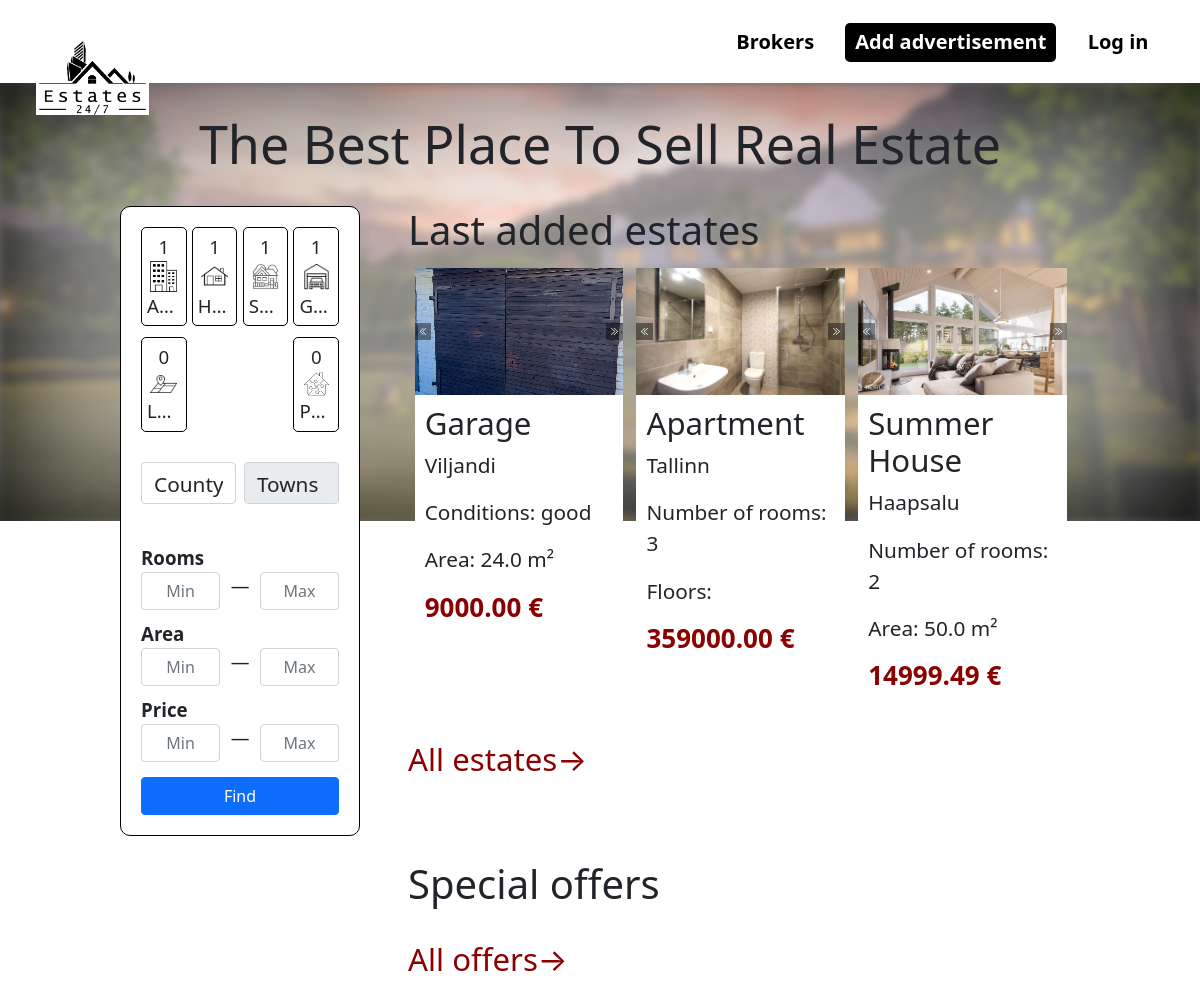
The app's page /, older data.
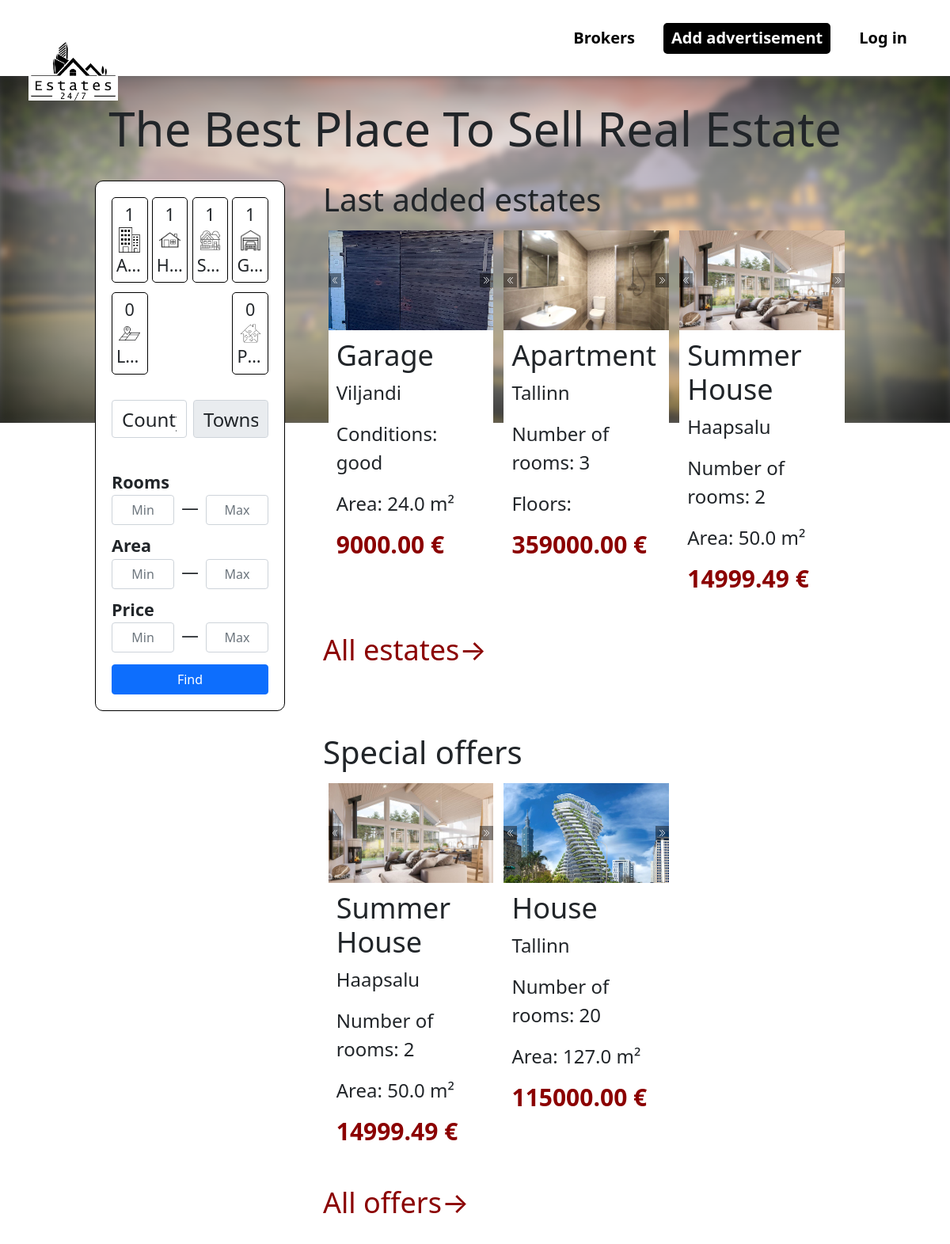
The same page, newer data.
### tables this page shows
CREATE TABLE `object` (
  `id` int(11) NOT NULL,
  `type` enum('House','Apartment','Garage','Part','Land','Summer house') NOT NULL,
  `address` varchar(250) NOT NULL,
  `ownerId` int(11) NOT NULL,
  `cityId` int(11) NOT NULL,
  `roomCount` int(11) DEFAULT NULL,
  `floorCount` int(11) DEFAULT NULL,
  `floor` int(11) DEFAULT NULL,
  `area` decimal(11,1) DEFAULT NULL,
  `territory` decimal(11,1) DEFAULT NULL,
  `conditions` enum('good','need repair','need overhaul') DEFAULT NULL,
  `heatSystem` enum('water','air','electric','gas') DEFAULT NULL,
  `basement` tinyint(1) NOT NULL,
  `description` text DEFAULT NULL,
  `year` int(11) DEFAULT NULL,
  `price` decimal(11,2) DEFAULT 0.00,
  `active` tinyint(1) NOT NULL DEFAULT 1,
  `offer` tinyint(1) DEFAULT 0
);

CREATE TABLE `photo` (
  `id` int(11) NOT NULL,
  `photo` text NOT NULL,
  `houseId` int(11) NOT NULL,
  `description` varchar(500) NOT NULL
);

CREATE TABLE `city` (
  `id` int(11) NOT NULL,
  `name` varchar(300) NOT NULL,
  `countyId` int(11) NOT NULL
);

### controllers/RenderController.php (called while the page is built, shortened)
<?php
class RenderController
{
    public static function start() {
        $data = ModelEstates::getThreeEstates();
        $offers = ModelEstates::getThreeOffers();
        $countiesCities = ModelCountiesCities::getCountiesCities();
        include_once 'view/main.php';
    }
}
?>

### index.php (called while the page is built, shortened)
<?php
    include_once 'inc/database.php';
    include_once 'models/ModelEstates.php';
    include_once 'models/ModelCountiesCities.php';
    include_once 'controllers/RenderController.php';
    include 'routes/route.php';
?>

### inc/database.php (called while the page is built, shortened)
<?php
    class database {
        private $conn;
        private $host;
        private $user;
        private $password;
        private $baseName;
        function __construct() {
            $this->host = 'localhost';
            $this->user = 'root';
            $this->password = '';
            $this->baseName = 'estate';
        }
        function connect() {
            try {
                $this->conn = new PDO(
                        'mysql:host='.$this->host.''.';dbname='.$this->baseName.'',
                        $this->user,
                        $this->password,
                        array(PDO::MYSQL_ATTR_INIT_COMMAND => 'SET NAMES utf8'));
            } catch (Exception $e) {
                die('Connection failed : '.$e->getMessage());
            }
            return $this->conn;
        }
        function disconnect() {
            if ($this->conn) {
                $this->conn = null;
            }
        }
        function getOne($query) {
            try{
                $result = $this->conn->prepare($query);
                $result->execute();
                $result->setFetchMode(PDO::FETCH_ASSOC);
                $response = $result->fetch();
                return $response;
            } catch (Exception $ex) {
                echo "Error:".$ex->getMessage();
            }
        }
        function getAll($query) {
            try{
                $result = $this->conn->prepare($query);
                $result->execute();
                $result->setFetchMode(PDO::FETCH_ASSOC);
                $response = $result->fetchAll();
                return $response;
            } catch (Exception $ex) {
                echo "Error:".$ex->getMessage();
            }
        }
    }
?>

### models/ModelCountiesCities.php (called while the page is built, shortened)
<?php
    class ModelCountiesCities {
       public static function getCountiesCities() {
            $database = new database();
            $county = $database -> getAll("SELECT * FROM county ORDER BY id ASC");
            $city = $database -> getAll("SELECT * FROM city ORDER BY id ASC");
            $typesCount = $database -> getAll("SELECT type, COUNT(type) as typeCount FROM object GROUP BY type ORDER BY id ASC");
            $types = array('Apartment', 'House', 'Summer house', 'Garage', 'Land', 'Part');
            return [$county, $city, $typesCount, $types];
       }
    }
?>

### models/ModelEstates.php (called while the page is built, shortened)
<?php
    class ModelEstates {
        public static function getThreeEstates() {
            $database = new database();
            $photo = $database -> getAll("SELECT * FROM photo ORDER BY id ASC");
            $estates = $database -> getAll("SELECT * FROM object ORDER BY id DESC LIMIT 3");
            for ($i = 0; $i < count($estates); $i++) {
                $cityId = $database -> getOne("SELECT *, city.name as city FROM object
                    INNER JOIN city on object.cityId = city.id AND object.id = ".$estates[$i]['id']);
                $estates[$i]['city'] = $cityId['name'];
                if($estates[$i]['roomCount'] == '') {
                    $estates[$i]['roomCount'] = 1;
                }
                if(isset($_SESSION['userId'])) {
                    $fav = $database->getOne("SELECT * FROM fav
                        WHERE userId = ".$_SESSION['userId']." AND objectId = ".$estates[$i]['id']);
                    if($fav == null) {
                        $estates[$i]['fav'] = 'no';
                    } else {
                        $estates[$i]['fav'] = 'yes';
                    }
                } else {
                    $estates[$i]['fav'] = 'none';
                }
            };
            return [$estates, $photo];
       }
        public static function getThreeOffers() {
            $database = new database();
            $photo = $database -> getAll("SELECT * FROM photo ORDER BY id ASC");
            $estates = $database -> getAll("SELECT * FROM object WHERE offer = 1 ORDER BY id DESC LIMIT 3");
            if($estates == null) return;
            for ($i = 0; $i < count($estates); $i++) {
                $cityId = $database -> getOne("SELECT *, city.name as city FROM object
                    INNER JOIN city on object.cityId = city.id AND object.id = ".$estates[$i]['id']);
                $estates[$i]['city'] = $cityId['name'];
                if(isset($_SESSION['userId'])) {
                    $fav = $database->getOne("SELECT * FROM fav
                        WHERE userId = ".$_SESSION['userId']." AND objectId = ".$estates[$i]['id']);
                    if($fav == null) {
                        $estates[$i]['fav'] = 'no';
                    } else {
                        $estates[$i]['fav'] = 'yes';
                    }
                } else {
                    $estates[$i]['fav'] = 'none';
                }
            };
            return [$estates, $photo];
       }
    }
?>

### view/main.php (the view, shortened to what the changed rows need)
<div class="content">
    <h2>The best place to sell real estate</h2>
    <?php
        require 'templates/aside.php';
    ?>
    <div class="estates">
        <div class="ads">
            <h1>Last added estates</h1>
            <?php
            if (is_iterable($data)) {
                foreach ($data[0] as $estate) {
                    if($estate['fav'] == 'none') {
                        echo "
                            <div class='ad' page='ad?user=".$estate['ownerId']."&ad=".$estate['id']."'>
                        ";
                    } else {
                        echo "
                            <div class='ad' page='ad?user=".$estate['ownerId']."&ad=".$estate['id']."&fav=".$estate['fav']."'>
                        ";
                    }
                    echo "
                        <div class='slider' show='1' scroll='1' time='300'>
                            <ul>";
                                foreach ($data[1] as $photo) {
                                    if($estate['id'] == $photo['houseId']) {
                                        echo "
                                        <li>
                                            <a
                                                href='public/uploads/user_".$estate['ownerId']."/ad_".$estate['id']."/".$photo['photo']."'
                                                data-lightbox='user".$estate['ownerId']."-".count($data[1])."' data-title='".$photo['description']."'
                                            >
                                                <div class='img_slider' style='background-image: url(public/uploads/user_".$estate['ownerId']."/ad_".$estate['id']."/".$photo['photo'].");'></div>
                                            </a>
                                        </li>
                                        ";
                                    }
                                }; echo "
                            </ul>
                        </div>
                        <div class='estate_inf'>
                            <h2>".$estate['type']."</h2>
                            <p>".$estate['city']."</p>";
                            if($estate['type'] == 'House' || $estate['type'] == 'Summer house'
                                || $estate['type'] == 'Apartment' || $estate['type'] == 'Part') {
                                echo "<p>Number of rooms: ".$estate['roomCount']."</p>";
                            } else if($estate['type'] == 'Garage') {
                                echo "<p>Conditions: ".$estate['conditions']."</p>";
                            } else if($estate['type'] == 'Land') {
                                echo "<p>Territory: ".$estate['territory']."</p>";
                            }
                            if($estate['type'] == 'Apartment') {
                                echo "<p>Floors: ".$estate['floorCount']."</p>";
                            } else {
                                echo "<p>Area: ".$estate['area']." m²</p>";
                            }
                            echo "
                            <h3>".$estate['price']." €</h3>
                        </div>
                    </div>
                    ";
                }
            }
            ?>
        </div>
        <div class="ads">
            <h1>Special offers</h1>
            <?php
                if(is_iterable($offers)){
                    foreach ($offers[0] as $estate) {
                        if($estate['fav'] == 'none') {
                            echo "
                                <div class='offer' page='ad?user=".$estate['ownerId']."&ad=".$estate['id']."'>
                            ";
                        } else {
                            echo "
                                <div class='offer' page='ad?user=".$estate['ownerId']."&ad=".$estate['id']."&fav=".$estate['fav']."'>
                            ";
                        }
                        echo "
                            <div class='slider' show='1' scroll='1' time='300'>
                                <ul>";
                                    foreach ($offers[1] as $photo) {
                                        if($estate['id'] == $photo['houseId']) {
                                            echo "
                                            <li>
                                                <a
                                                    href='public/uploads/user_".$estate['ownerId']."/ad_".$estate['id']."/".$photo['photo']."'
                                                    data-lightbox='user".$estate['ownerId']."-".count($offers[1])."' data-title='".$photo['description']."'
                                                >
                                                    <div class='img_slider' style='background-image: url(public/uploads/user_".$estate['ownerId']."/ad_".$estate['id']."/".$photo['photo'].");'></div>
                                                </a>
                                            </li>
                                            ";
                                        }
                                    }; echo "
                                </ul>
                            </div>
                            <div class='estate_inf'>
                                <h2>".$estate['type']."</h2>
                                <p>".$estate['city']."</p>";
                                if($estate['type'] == 'House' || $estate['type'] == 'Summer house'
                                    || $estate['type'] == 'Apartment' || $estate['type'] == 'Part') {
                                    echo "<p>Number of rooms: ".$estate['roomCount']."</p>";
                                } else if($estate['type'] == 'Garage') {
                                    echo "<p>Conditions: ".$estate['conditions']."</p>";
                                } else if($estate['type'] == 'Land') {
                                    echo "<p>Territory: ".$estate['territory']."</p>";
                                }
                                if($estate['type'] == 'Apartment') {
                                    echo "<p>Floors: ".$estate['floorCount']."</p>";
                                } else {
                                    echo "<p>Area: ".$estate['area']." m²</p>";
                                }
                                echo "
                                <h3>".$estate['price']." €</h3>
                            </div>
                        </div>
                        ";
                    }
                }
            ?>
        </div>
    </div>
</div>
<?php
    include 'view/templates/main.php';
?>

### view/templates/aside.php (shortened to what the changed rows need)
<aside>
    <form id="filters" action="findByFilters" method="POST">
        <div class="types">
            <?php
            foreach ($countiesCities[3] as $type) {
                echo "
                    <div class='type btn_filter'>
                        <input type='checkbox' name='type' value='".strtolower($type)."'>
                        ";
                        if (is_iterable($countiesCities)) {
                            $typeCheck = 0;
                            foreach ($countiesCities[2] as $types) {
                                if ($types['type'] == $type) {
                                    echo "<p class='types_count'>" . $types['typeCount'] . '</p>';
                                    $typeCheck++;
                                    break;
                                }
                            }
                            if ($typeCheck == 0) {
                                echo "<p>0</p>";
                            }
                        } else {
                            echo "<p>0</p>";
                        }
                        $typeStrFormat = str_replace(' ', '_', strtolower($type));
                        echo "
                        <img src='images/$typeStrFormat.png' alt=''>
                        <p class='name'>$type</p>
                    </div>
                ";
            }
            ?>
        </div>
    </form>
</aside>

Row changes from the older to the newer data that the page shows:
now on one of the page's lists (row edited): object: type "Summer House", cityId.name "Haapsalu", roomCount "2", area "50.0", price "14999.49"
changed object "Summer House": gains photo (photo (picture))
now on this page (row edited): object: type "House", cityId.name "Tallinn", roomCount "20", area "127.0", price "115000.00", shown under "Special offers"
now on this page (row unchanged): photo: photo (picture), shown under "House"
